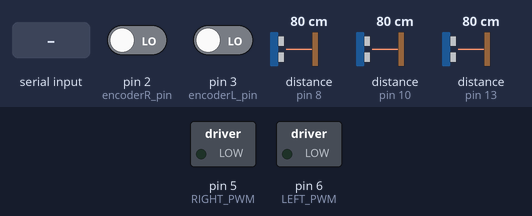
Bench run of a sketch on a simulated Arduino Uno, built with avr-gcc and run on an emulated ATmega328P. Parts: switched loads named in the sketch (green lamp = pin HIGH). Inputs (shaded band) come from the test bench; at power-on: distance to the obstacle (sensors on pin 13, pin 8, pin 10) 80 cm, pin 2 (encoderR_pin) LOW, pin 3 (encoderL_pin) LOW. The echo pulse lasts 58.3 µs per cm; pins used as bus, display or sensor lines are not drawn.

Above: at 0.9 s.
1.0 s: "f\n" received over Serial
At 1.8 s:
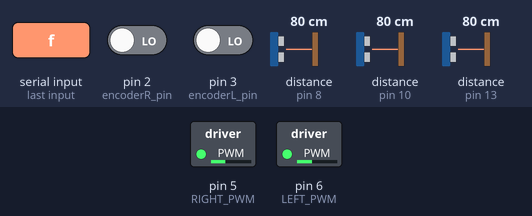
At 3.8 s:
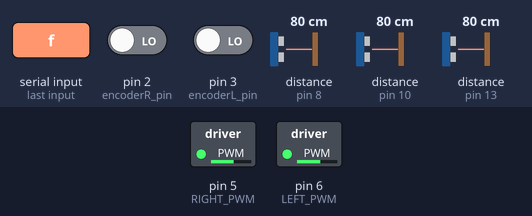
4.0 s: distance to the obstacle (sensor on pin 13) set to 18 cm
6.5 s: distance to the obstacle (sensor on pin 13) set to 14 cm
Timing chart, 0 to 9.5 s (numbered marks = the images above; inputs shaded):
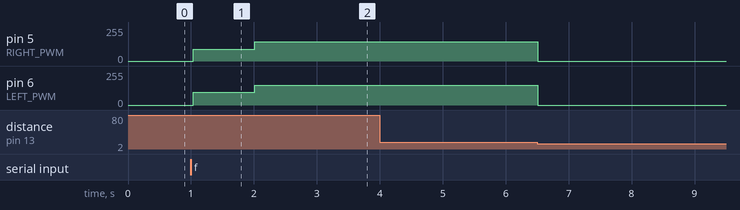

The sketch:

Robot.ino
```cpp
/// Variables //////////////////////////////////////////////////////////////////////////////////////////////////////////////
#include <PID_v1.h>
#include "TimerOne.h"
#include "MPU6050_tockn.h"
#include <Wire.h>

#define RIGHT_PWM 5
#define LEFT_PWM 6
#define   Kd 0.0
#define   Ki 0.3
#define   Kp 2.8
// PWM_SPEED_RELATION    rpm= PWM*m -b
#define   m  0.26
#define   b  2
#define LEFT_ECHO 8
#define LEFT_TRIG 9
#define RIGHT_ECHO 10
#define RIGHT_TRIG 11
#define FORWARD_TRIG 12
#define FORWARD_ECHO 13
String path = "ffrlrfffflfffrff";
int old_angle, new_angle;
volatile float left, right, forward;
double Setpoint = 19;
double right_pwm = 90;
double left_pwm = 94;
int encoderR_pin = 2;             //Pin 2, donde se conecta el encoder
int encoderL_pin = 3;
volatile unsigned int stepR = 0;           // Revoluciones por minuto calculadas.
volatile unsigned int stepL = 0;
float velocityR = 0;                  //Velocidad en [Km/h]
float velocityL = 0;
double pulsesR = 0;       // Número de pulsos leidos por el Arduino en un segundo
double pulsesL = 0;
unsigned long timeoldR = 0;  // Tiempo
unsigned long timeoldL = 0;
unsigned int pulsesperturnR = 8; // Número de muescas que tiene el disco del encoder.
unsigned int pulsesperturnL = 8;
const int wheel_diameterR = 64;   // Diámetro de la rueda pequeña[mm]
const int wheel_diameterL = 64;
static volatile unsigned long debounceR = 0; // Tiempo del rebote.
static volatile unsigned long debounceL = 0;
PID RightPID(&pulsesR, &right_pwm, &Setpoint, Kp, Ki, Kd, DIRECT);
PID LeftPID(&pulsesL, &left_pwm, &Setpoint, Kp, Ki, Kd, DIRECT);
void drive(byte to, int steps);
void read_sonar(void);
////  Configuración del Arduino /////////////////////////////////////////////////////////
void counterR() {
  if (  digitalRead (encoderR_pin) && (micros() - debounceR > 500) && digitalRead (encoderR_pin) ) {
    // Vuelve a comprobar que el encoder envia una señal buena y luego comprueba que el tiempo es superior a 1000 microsegundos y vuelve a comprobar que la señal es correcta.
    debounceR = micros(); // Almacena el tiempo para comprobar que no contamos el rebote que hay en la señal.
    pulsesR++;
    stepR ++;
  }  // Suma el pulso bueno que entra.
  else ;
}
int flag = 0;
void counterL() {
  if (  digitalRead (encoderL_pin) && (micros() - debounceL > 500) && digitalRead (encoderL_pin) ) {
    // Vuelve a comprobar que el encoder envia una señal buena y luego comprueba que el tiempo es superior a 1000 microsegundos y vuelve a comprobar que la señal es correcta.
    debounceL = micros(); // Almacena el tiempo para comprobar que no contamos el rebote que hay en la señal.
    pulsesL++;
    stepL ++;
    // Serial.println(stepL);

  }  // Suma el pulso bueno que entra.
  else ;


  if (pulsesL == 7) flag = 1;
}
void timerIsr()
{
  RightPID.Compute();
  LeftPID.Compute();
  noInterrupts(); //Don't process interrupts during calculations // Desconectamos la interrupción para que no actué en esta parte del programa.
  //    rpmR = (60 * 1000 / pulsesperturnR ) / (millis() - timeoldR) * pulsesR; // Calculamos las revoluciones por minuto
  //    velocityR = rpmR * 3.1416 * wheel_diameterR * 60 / 1000000; // Cálculo de la velocidad en [Km/h]
  timeoldR = millis(); // Almacenamos el tiempo actual.
  //    Serial.print(pulsesR, DEC); Serial.print("     ");
  //    Serial.print("     ");
  //    Serial.print(right_pwm);
  //    Serial.print("     ");
  pulsesR = 0;  // Inicializamos los pulsos.

  //   rpmL = (60 * 1000 / pulsesperturnL ) / (millis() - timeoldL) * pulsesL; // Calculamos las revoluciones por minuto
  //  velocityL = rpmL * 3.1416 * wheel_diameterL * 60 / 1000000; // Cálculo de la velocidad en [Km/h]
  timeoldL = millis(); // Almacenamos el tiempo actual.
  //    Serial.print(pulsesL, DEC);
  //    Serial.print("     ");
  //    Serial.println(left_pwm);
  pulsesL = 0;  // Inicializamos los pulsos.
  interrupts(); // Restart the interrupt processing // Reiniciamos la interrupción
}
void setup() {
  Serial.begin(9600); // Configuración del puerto serie
  while (!Serial.available());
  path = Serial.readStringUntil('\n');

  //timer init
  pinMode(LEFT_TRIG, OUTPUT);
  pinMode(LEFT_ECHO, INPUT);
  pinMode(RIGHT_TRIG, OUTPUT);
  pinMode(RIGHT_ECHO, INPUT);
  pinMode(FORWARD_TRIG, OUTPUT);
  pinMode(FORWARD_ECHO, INPUT);

  Timer1.initialize(1000000); // set timer for 1sec
  Timer1.attachInterrupt( timerIsr ); // enable the timer

  pinMode(RIGHT_PWM, OUTPUT);
  pinMode(LEFT_PWM, OUTPUT);

  pinMode(encoderR_pin, INPUT); // Configuración del pin nº2
  pinMode(encoderL_pin, INPUT);
  attachInterrupt(0, counterR, RISING); // Configuración de la interrupción 0, donde esta conectado.
  attachInterrupt(1, counterL, RISING);
  pulsesR = 0;
  pulsesL = 0;
  //  rpmR = 0;
  //  rpmL = 0;
  timeoldR = 0;
  timeoldL = 0;

  //Turn the PID on
  RightPID.SetMode(AUTOMATIC);
  LeftPID.SetMode(AUTOMATIC);
  //Adjust PID values
  RightPID.SetTunings(Kp, Ki, Kd);
  LeftPID.SetTunings(Kp, Ki, Kd);

  //  Serial.print("Seconds ");
  //  Serial.print("RPMR ");
  //  Serial.print("PulsesR ");
  //  Serial.print("VelocityR[Km/h]  ");
  //  Serial.print("RPML ");
  //  Serial.print("PulsesL ");
  //  Serial.println("VelocityL[Km/h]");

}
int x = 1;
////  Programa principal ///////////////////////////////////////////////////////////////////////


void loop() {


  for (int i = 0; i < path.length(); i++) {

    if ((path[i] == 'r') || (path[i] == 'l')) {
      drive('s', 5);
      drive(path[i], 5);
      drive('s', 5);
      if (i < path.length() - 1 && path[i + 1] == 'r') {
        read_sonar();
        while (right < 12) {
          drive('f', 1);
          read_sonar();
        }

        drive('f', 3);
      }
      else if (i < path.length() - 1 && path[i + 1] == 'l') {
        read_sonar();
        while (left < 12) {
          drive('f', 1);
          read_sonar();
        }
        drive('f', 3);

      }
    }

    else if (path[i] == 'f') {

      drive(path[i], 8);

    } else if (path[i] == 'x') {

      drive(path[i], 7);

    }


  }
  while (1) {
    drive('s', 5);

  }

}


// if(x==1) {
//   delay(2000);
//   drive('r');
// delay(430);
// x=0;
// }


void drive(byte to, int steps) {
  switch (to) {
    case 'f':
      read_sonar();

      while ( steps > stepL && steps > stepR) {
        read_sonar();
        if (forward < 15) {
          analogWrite(LEFT_PWM, 0);
          analogWrite(RIGHT_PWM, 0);
          //delay(500);
          break;

        }
        analogWrite(LEFT_PWM, left_pwm);
        analogWrite(RIGHT_PWM, right_pwm);
        //        Serial.println(forward);

      }


      break;
    case 'r':
      analogWrite(LEFT_PWM, left_pwm);
      analogWrite(RIGHT_PWM, 0);
      while (steps > stepL) {}
      right_pwm = left_pwm;

      break;
    case 'l':
      analogWrite(LEFT_PWM, 0);
      analogWrite(RIGHT_PWM, right_pwm);
      while ( steps > stepR) ;
      left_pwm = right_pwm;

      break;
    case 's':
      analogWrite(LEFT_PWM, 0);
      analogWrite(RIGHT_PWM, 0);
      delay(500);
      break;


  }


  stepL = 0;
  stepR = 0;
  right_pwm = 90;
  left_pwm = 94;
  analogWrite(LEFT_PWM, 0);
  analogWrite(RIGHT_PWM, 0);
}


void read_sonar() {
  // do{
  digitalWrite(LEFT_TRIG, LOW);
  delayMicroseconds(2);

  digitalWrite(LEFT_TRIG, HIGH);
  delayMicroseconds(10);
  digitalWrite(LEFT_TRIG, LOW);

  left = pulseIn(LEFT_ECHO, HIGH) * 0.034 / 2;
  // }while(left>100);

  //do{
  digitalWrite(RIGHT_TRIG, LOW);
  delayMicroseconds(2);

  digitalWrite(RIGHT_TRIG, HIGH);
  delayMicroseconds(10);
  digitalWrite(RIGHT_TRIG, LOW);

  right = pulseIn(RIGHT_ECHO, HIGH) * 0.034 / 2;
  //}while(right>100);

  //do{
  digitalWrite(FORWARD_TRIG, LOW);
  delayMicroseconds(2);

  digitalWrite(FORWARD_TRIG, HIGH);
  delayMicroseconds(10);
  digitalWrite(FORWARD_TRIG, LOW);

  forward = pulseIn(FORWARD_ECHO, HIGH) * 0.034 / 2;
  //}while(forward>100);
  //    Serial.println(forward);
}

////Fin de programa principal //////////////////////////////////////////////////////////////////////////////////
///////////////////////////Función que cuenta los pulsos buenos ///////////////////////////////////////////
```

Measured:
- after the input at 1.0 s, pin 5 (RIGHT_PWM): 0/255 → 90/255 at once, → 143/255 0.98 s later, → 144/255 0.99 s later; pin 6 (LEFT_PWM): 0/255 → 94/255 at once, → 147/255 0.98 s later, → 148/255 0.99 s later
